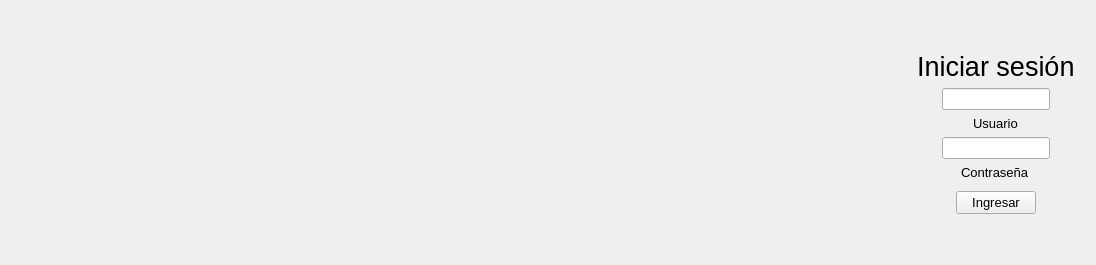
      <widget class="QWidget" name="page_login">
       <layout class="QHBoxLayout" name="horizontalLayout_3">
        <item>
         <layout class="QHBoxLayout" name="horizontalLayout_2">
          <item>
           <widget class="QLabel" name="label_inicio">
            <property name="minimumSize">
             <size>
              <width>900</width>
              <height>0</height>
             </size>
            </property>
            <property name="maximumSize">
             <size>
              <width>500</width>
              <height>16777215</height>
             </size>
            </property>
            <property name="text">
             <string/>
            </property>
            <property name="pixmap">
             <pixmap resource="resources.qrc">:/new/prefix1/inicio2.jpg</pixmap>
            </property>
            <property name="scaledContents">
             <bool>true</bool>
            </property>
           </widget>
          </item>
          <item>
           <layout class="QVBoxLayout" name="verticalLayout_2">
            <property name="rightMargin">
             <number>10</number>
            </property>
            <item>
             <spacer name="verticalSpacer">
              <property name="orientation">
               <enum>Qt::Vertical</enum>
              </property>
              <property name="sizeHint" stdset="0">
               <size>
                <width>20</width>
                <height>40</height>
               </size>
              </property>
             </spacer>
            </item>
            <item alignment="Qt::AlignHCenter">
             <widget class="QLabel" name="label_tituloInicio">
              <property name="font">
               <font>
                <pointsize>20</pointsize>
               </font>
              </property>
              <property name="text">
               <string>Iniciar sesión</string>
              </property>
             </widget>
            </item>
            <item alignment="Qt::AlignHCenter">
             <widget class="QLineEdit" name="lineEdit_usuario">
              <property name="maximumSize">
               <size>
                <width>200</width>
                <height>200</height>
               </size>
              </property>
             </widget>
            </item>
            <item alignment="Qt::AlignHCenter">
             <widget class="QLabel" name="label_usuario">
              <property name="font">
               <font>
                <pointsize>10</pointsize>
               </font>
              </property>
              <property name="text">
               <string>Usuario</string>
              </property>
             </widget>
            </item>
            <item alignment="Qt::AlignHCenter|Qt::AlignVCenter">
             <widget class="QLineEdit" name="lineEdit_contrasena">
              <property name="maximumSize">
               <size>
                <width>200</width>
                <height>16777215</height>
               </size>
              </property>
             </widget>
            </item>
            <item alignment="Qt::AlignHCenter">
             <widget class="QLabel" name="label_contrasena">
              <property name="font">
               <font>
                <pointsize>10</pointsize>
               </font>
              </property>
              <property name="text">
               <string>Contraseña</string>
              </property>
             </widget>
            </item>
            <item>
             <spacer name="verticalSpacer_4">
              <property name="orientation">
               <enum>Qt::Vertical</enum>
              </property>
              <property name="sizeType">
               <enum>QSizePolicy::Fixed</enum>
              </property>
              <property name="sizeHint" stdset="0">
               <size>
                <width>5</width>
                <height>5</height>
               </size>
              </property>
             </spacer>
            </item>
            <item alignment="Qt::AlignHCenter">
             <widget class="QPushButton" name="pushButton_ingresar">
              <property name="maximumSize">
               <size>
                <width>150</width>
                <height>16777215</height>
               </size>
              </property>
              <property name="font">
               <font>
                <pointsize>10</pointsize>
               </font>
              </property>
              <property name="text">
               <string>Ingresar</string>
              </property>
             </widget>
            </item>
            <item>
             <spacer name="verticalSpacer_3">
              <property name="orientation">
               <enum>Qt::Vertical</enum>
              </property>
              <property name="sizeHint" stdset="0">
               <size>
                <width>20</width>
                <height>40</height>
               </size>
              </property>
             </spacer>
            </item>
           </layout>
          </item>
         </layout>
        </item>
       </layout>
      </widget>
